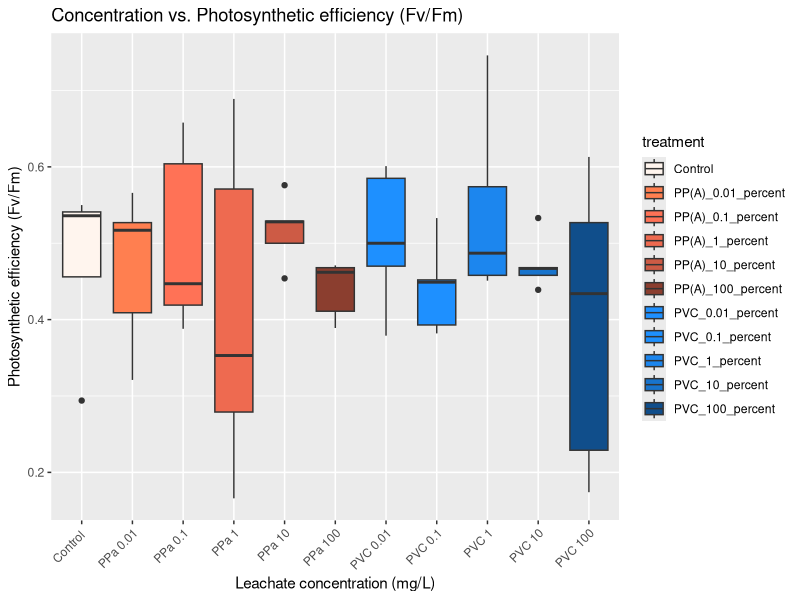
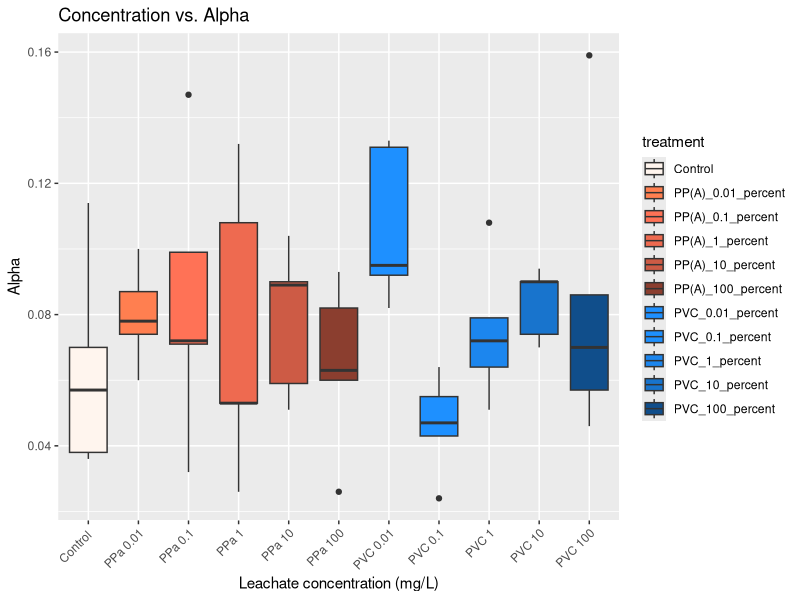
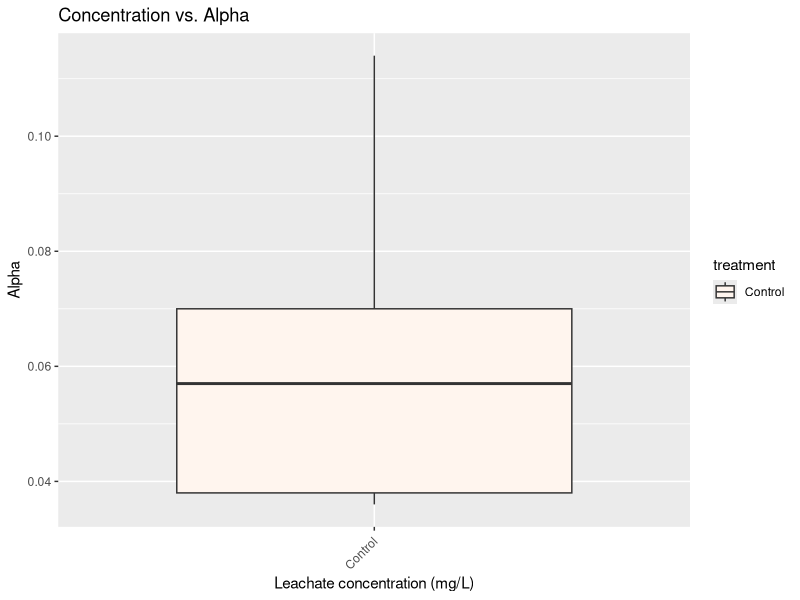
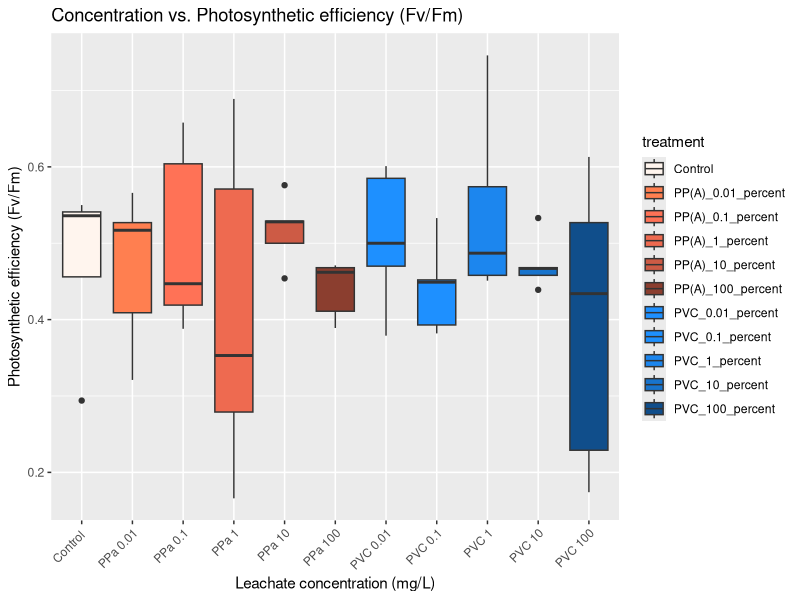
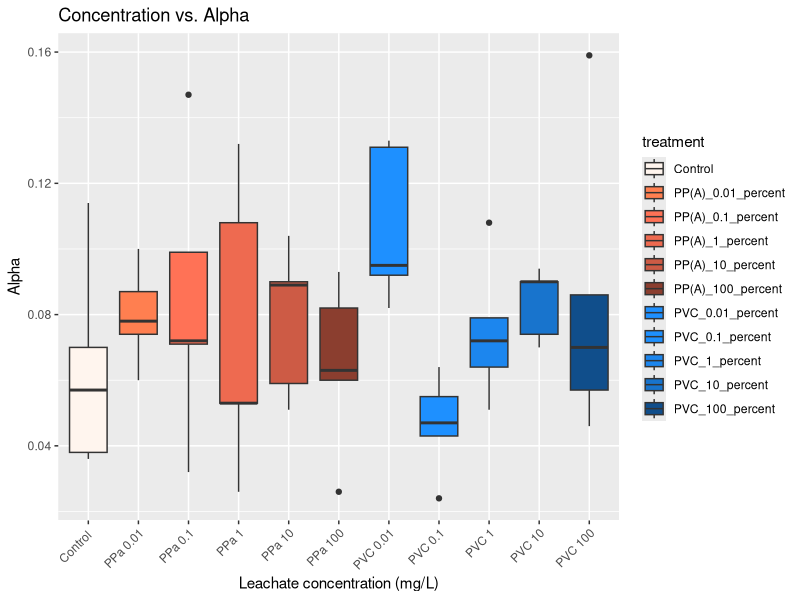
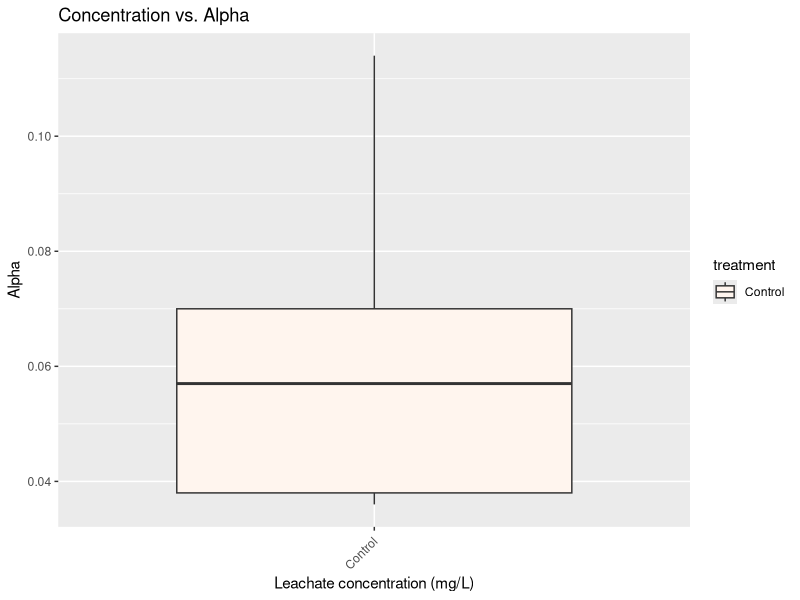

Here is the R script that generated these plots, in order: (Note: this script raises an error after producing the figures.)
## ---- chunk 1
# Install packages
if ("tidyverse" %in% rownames(installed.packages()) == 'FALSE') install.packages('tidyverse')
if ("dplyr" %in% rownames(installed.packages()) == 'FALSE') install.packages('dplyr')
if ("lubridate" %in% rownames(installed.packages()) == 'FALSE') install.packages('lubridate')
if ("stringr" %in% rownames(installed.packages()) == 'FALSE') install.packages('stringr')

# Load packages
library(dplyr)
library(tidyverse)
library(lubridate)
library(stringr)
## ---- chunk 2
nem_metadata <- read_csv("../metadata/nem_metadata.csv")
## ---- chunk 3
rlc <- read_csv("data/ALL55_anemones_RLSs_26APR2024.csv")
## ---- chunk 4
# Join metadata with data by matching "No." to "RLC_start"
rlc_mer <- left_join(rlc, nem_metadata, by = c("No." = "RLC_start")) 

# Bring the "RLC_start" column back in by re-joining to the metadata
rlc_merged <- left_join(rlc_mer, nem_metadata) 

rlc_merged <- rlc_merged %>% relocate (RLC_start, .before = RLC_end)
## ---- chunk 5

rlc_fill <- rlc_merged %>% 
  filter(Type %in% c("REG2", "FO")) %>% 
  fill(treatment, .direction = "up") %>% 
  fill(id, .direction = "up") %>% 
  fill(No., .direction = "up")%>% 
  fill("1:Fv/Fm", .direction = "up") %>% 
  filter(No. == lead(RLC_start)) %>% 
  select(No., "1:F","1:Fv/Fm", id, treatment )

rlc_fill
## ---- chunk 6
# Get unique treatments and count occurrences of each
table(rlc_fill$treatment) # there should be 5 of each
table(rlc_fill$id) # there should be 1 of each
## ---- chunk 7
# Define a regex pattern to extract alpha, ETRm, and Ik values
regex <- "alpha: ([\\d.-]+), ETRm: ([\\d.-]+), Ik: ([\\d.-]+)"

# Extract the rows that match the pattern
photobot_results <- rlc_fill %>%
  mutate(match = str_extract(`1:F`, regex)) %>%
  filter(!is.na(match)) %>%
  mutate(alpha = str_extract(match, "(?<=alpha: )[\\d.-]+"),
         ETRm = str_extract(match, "(?<=ETRm: )[\\d.-]+"),
         Ik = str_extract(match, "(?<=Ik: )[\\d.-]+")) %>%
  select(id, treatment, "1:Fv/Fm", alpha, ETRm, Ik)

# rename FvFm & make numeric
photobot_results <- photobot_results %>% 
  rename(FvFm = "1:Fv/Fm") 

photobot_results <- photobot_results %>% 
  mutate(alpha = as.numeric(alpha)) %>% 
  mutate(ETRm = as.numeric(ETRm)) %>% 
  mutate(Ik = as.numeric(Ik))

print(photobot_results)

## ---- chunk 8
photobot_results <- photobot_results %>% 
  mutate(treatment = as.factor(treatment))

class(photobot_results$treatment)
## ---- chunk 9
fvfm_aov <- aov(FvFm ~ treatment,
  data = photobot_results
)

summary(fvfm_aov)
## ---- chunk 10

FvFm <- ggplot(photobot_results) +
  aes(x = treatment, y = FvFm, fill= treatment) +
  geom_boxplot() +
  theme(axis.text.x = element_text(angle = 45, hjust = 1))+
   labs(
    title = "Concentration vs. Photosynthetic efficiency (Fv/Fm)",
    x = "Leachate concentration (mg/L)",
    y = "Photosynthetic efficiency (Fv/Fm)"
  ) +
  scale_x_discrete(labels = c("Control ", "PPa 0.01", "PPa 0.1","PPa 1", "PPa 10", "PPa 100","PVC 0.01", "PVC 0.1", "PVC 1", "PVC 10", "PVC 100")) +  
  scale_fill_manual(values = c("seashell", "coral", "coral1","coral2","coral3", "coral4","dodgerblue","dodgerblue1","dodgerblue2", "dodgerblue3","dodgerblue4")) 

FvFm

# Save the ggplot object to a PNG file
ggsave(filename = "FvFm.png", plot = FvFm, width = 11, height = 6, dpi = 600)

## ---- chunk 11
Alpha <- ggplot(photobot_results) +
  aes(x = treatment, y = alpha, fill= treatment) +
  geom_boxplot() +
  theme(axis.text.x = element_text(angle = 45, hjust = 1))+
   labs(
    title = "Concentration vs. Alpha",
    x = "Leachate concentration (mg/L)",
    y = "Alpha"
  ) +
  scale_x_discrete(labels = c("Control ", "PPa 0.01", "PPa 0.1","PPa 1", "PPa 10", "PPa 100","PVC 0.01", "PVC 0.1", "PVC 1", "PVC 10", "PVC 100")) +  
  scale_fill_manual(values = c("seashell", "coral", "coral1","coral2","coral3", "coral4","dodgerblue","dodgerblue1","dodgerblue2", "dodgerblue3","dodgerblue4")) 

Alpha

# Save the ggplot object to a PNG file
ggsave(filename = "Alpha.png", plot = Alpha, width = 11, height = 6, dpi = 300)
## ---- chunk 12
alpha_aov <- aov(alpha ~ treatment,
  data = photobot_results
)

summary(alpha_aov)
## ---- chunk 13
photobot_pvc <- photobot_results %>% 
  filter(treatment %in% c('Control', 'PVC_0.01_mgL', 'PVC_0.1_mgL', 'PVC_1_mgL', 'PVC_10_mgL', 'PVC_100_mgL'))

photobot_pvc
## ---- chunk 14
PVCAlpha <- ggplot(photobot_pvc) +
  aes(x = treatment, y = alpha, fill= treatment) +
  geom_boxplot() +
  theme(axis.text.x = element_text(angle = 45, hjust = 1))+
   labs(
    title = "Concentration vs. Alpha",
    x = "Leachate concentration (mg/L)",
    y = "Alpha"
  ) +
  scale_x_discrete(labels = c("Control ", "PVC 0.01", "PVC 0.1", "PVC 1", "PVC 10", "PVC 100")) +  
  scale_fill_manual(values = c("seashell", "dodgerblue","dodgerblue1","dodgerblue2", "dodgerblue3","dodgerblue4")) 

PVCAlpha

# Save the ggplot object to a PNG file
ggsave(filename = "PVCAlpha.png", plot = PVCAlpha, width = 11, height = 6, dpi = 300)

## ---- chunk 15
alpha_pvc_aov <- aov(alpha ~ treatment,
  data = photobot_pvc
)

summary(alpha_pvc_aov)
## ---- chunk 16
if ("multcomp" %in% rownames(installed.packages()) == 'FALSE') install.packages('multcomp')
library(multcomp)

# Make sure `treatment` is a factor


# Dunnett's test:
post_test <- glht(alpha_pvc_aov,
  linfct = mcp(treatment = "Dunnett")
)

summary(post_test)
## ---- chunk 17

# Open the PNG device
png(filename = "Dunnett.png", width = 800, height = 600, res = 72)

### use sufficiently large upper margin
old.par <- par(mai=c(1,2.25,1.25,0.25), no.readonly=TRUE)
### plot
plot(post_test)
par(old.par)

# Close the device
dev.off()

## ---- chunk 18
### use sufficiently large upper margin
old.par <- par(mai=c(1,2.25,1.25,0.25))
### plot
plot(post_test)
par(old.par)
## ---- chunk 19
photobot_pp <- photobot_results %>% 
  filter(treatment %in% c('Control', 'PP_A_0.01_mgL', 'PP_A_0.1_mgL', 'PP_A_1_mgL', 'PP_A_10_mgL', 'PP_A_100_mgL'))

photobot_pp
## ---- chunk 20
alpha_pp_aov <- aov(alpha ~ treatment,
  data = photobot_pp
)

summary(alpha_pp_aov)
## ---- chunk 21
ggplot(photobot_pp) +
  aes(x = treatment, y = alpha, fill= treatment) +
  geom_boxplot() +
  theme(axis.text.x = element_text(angle = 45, hjust = 1))+
   labs(
    title = "Concentration vs. Alpha",
    x = "Leachate concentration (mg/L)",
    y = "Alpha"
  ) +
  scale_x_discrete(labels = c("Control ", "PPa 0.01", "PPa 0.1","PPa 1", "PPa 10", "PPa 100")) +  
  scale_fill_manual(values = c("seashell", "coral", "coral1","coral2","coral3", "coral4"))
## ---- chunk 22
etrm_aov <- aov(ETRm ~ treatment,
  data = photobot_results
)

summary(etrm_aov)
## ---- chunk 23
ggplot(photobot_results) +
  aes(x = treatment, y = ETRm, fill= treatment) +
  geom_boxplot() +
  theme(axis.text.x = element_text(angle = 45, hjust = 1))+
   labs(
    title = "Concentration vs. rETRm",
    x = "Leachate concentration (mg/L)",
    y = "rETRm"
  ) +
  scale_x_discrete(labels = c("Control ", "PPa 0.01", "PPa 0.1","PPa 1", "PPa 10", "PPa 100","PVC 0.01", "PVC 0.1", "PVC 1", "PVC 10", "PVC 100")) +  
  scale_fill_manual(values = c("seashell", "coral", "coral1","coral2","coral3", "coral4","dodgerblue","dodgerblue1","dodgerblue2", "dodgerblue3","dodgerblue4"))
## ---- chunk 24
ik_aov <- aov(Ik ~ treatment,
  data = photobot_results
)

summary(ik_aov)
## ---- chunk 25
Ik <- ggplot(photobot_results) +
  aes(x = treatment, y = Ik, fill= treatment) +
  geom_boxplot() +
  theme(axis.text.x = element_text(angle = 45, hjust = 1))+
   labs(
    title = "Leachate concentration vs. Saturating Irradiance (Ik)",
    x = "Leachate concentration (mg/L)",
    y = "Saturating Irradiance (PAR umol/m2/s)"
  ) +
  scale_x_discrete(labels = c("Control ", "PPa 0.01", "PPa 0.1","PPa 1", "PPa 10", "PPa 100","PVC 0.01", "PVC 0.1", "PVC 1", "PVC 10", "PVC 100")) +  
  scale_fill_manual(values = c("seashell", "coral", "coral1","coral2","coral3", "coral4","dodgerblue","dodgerblue1","dodgerblue2", "dodgerblue3","dodgerblue4"))

Ik
